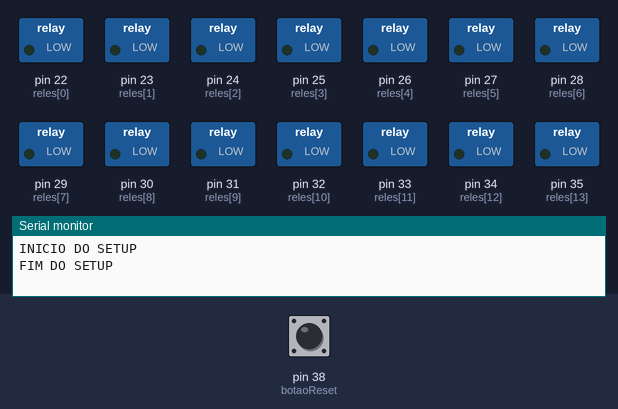
This sketch was run on a simulated Arduino Mega 2560, built with avr-gcc and run on an emulated ATmega2560. On the bench: switched loads named in the sketch (green lamp = pin HIGH), the last lines printed to the serial monitor. Inputs (shaded band) come from the test bench; at power-on: pin 38 (botaoReset) LOW. The local clock reads 2024-03-15 10:24:30 at power-on unless the sketch sets it.

Above: at 1.2 s.
1.3 s: pin 38 (botaoReset) pulled HIGH for 0.15 s
At 2.6 s:
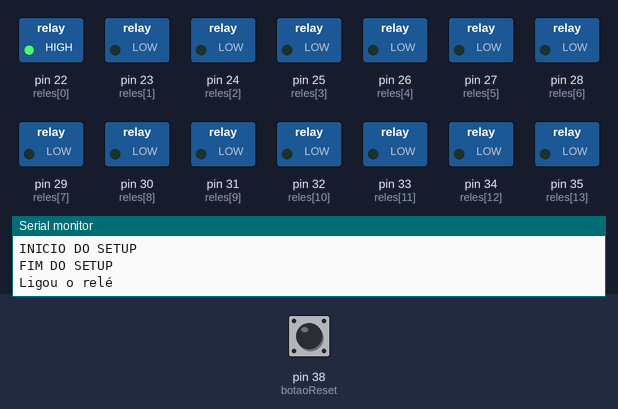
Timing chart, 0 to 5.8 s (numbered marks = the images above; inputs shaded):
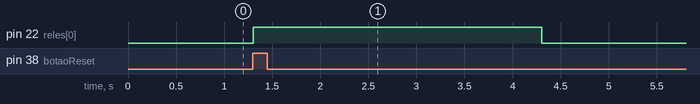

Measured:
- after the input at 1.3 s, pin 22 (reles[0]): LOW → HIGH at once, → LOW 3.0 s later

The sketch:

SmartControl.ino
```cpp
#include "Config.h"
#include "Alimentador.h"
#include "Thread.h"
#include "ThreadController.h"

#define botaoReset 38
int valorBotao = 0;
Config config;
Alimentador alimentador;
uint8_t minuto_ultima_exec;

void setup() {
  pinMode(botaoReset,INPUT);
  config.setup(9600);
}


void loop() {
 alimentador.shouldRunThenRun();
 valorBotao = digitalRead(botaoReset);

 if(valorBotao){
  // simular ciclo alimentador
  DateTime now = rtc.now();
  if(minuto_ultima_exec != now.minute()){
    minuto_ultima_exec = now.minute();
    alimentador.exec(minuto_ultima_exec);
  }
 }
}
```

Alimentador.h
```cpp
#include "Thread.h"
class Scheduler {
  String _time;
public:
  Scheduler(String time) {
    _time = time;
  }

  String getHour() {
    return _time.substring(0, 2);
  }
  String getMinute() {
    return _time.substring(3, 5);
  }
};

Thread ligaAlimentador;
Thread desligaAlimentador;

class Alimentador {
  static const int qtdschedulers = 4;                                                                       // OBRIGATÓRIO INFORMAR A QUANTIDADE DE AGENDAMENTOS+
  char* agendamentosAlimentador[qtdschedulers] = { "7:15", "10:15", "14:15"};  // INFORMAR OS AGENDAMENTOS. EX. (7:0) (12:0) (12:10)
  uint8_t minuto_ultima_exec;
  int timerAlimemtador =3000; // tempo que o alimentador ficará liogado em cada ciclo


public:
  Alimentador() {
    ligaAlimentador.onRun(on);
    desligaAlimentador.setInterval(timerAlimemtador);
    desligaAlimentador.onRun(off);
  }

  Scheduler getScheduler(int index) {
    Scheduler scheduler(agendamentosAlimentador[index]);
    return scheduler;
  }

  int getQtdSchedulers() {
    return qtdschedulers;
  }

  void shouldRunThenRun() {
    DateTime now = rtc.now();
    if (minuto_ultima_exec != now.minute()) {
      for (int i = 0; i < getQtdSchedulers(); i++) {
        String hora = getScheduler(i).getHour();
        String minuto = getScheduler(i).getMinute();
        if (hora == String(now.hour())) {
          if (minuto == String(now.minute())) {
            exec(now.minute());
          }
        }
      }
    }
    if (desligaAlimentador.shouldRun(millis())) {
      desligaAlimentador.run();
    }
  }

  static void on() {
    reles.on(0);
    desligaAlimentador.enabled = true;
    desligaAlimentador.restartTime();
    addLogConsole("Ligou o relé");
  }
  static void off() {
    reles.off(0);
    desligaAlimentador.enabled = false;
    addLogConsole("Desligou o relé");
  }

  void exec(uint8_t lastExecution){
    minuto_ultima_exec = lastExecution;
    ligaAlimentador.run();
  }
};
```

Reles.h
```cpp
class Reles {
  //22 a 37 Sendo 22 relé 1 e 37 relé 16
  int reles[16] = { 22, 23, 24, 25, 26, 27, 28, 29, 30, 31, 32, 33, 34, 35, 36, 37 };
  #define qtdReles (sizeof(reles) / sizeof(char *))  //array size
  public:
    Reles() {}

    void setup() {
      for(int i = 0; i < qtdReles; i = i + 1){
        pinMode(reles[i], OUTPUT);
      }
    };

    void on(int numeroRele){
       digitalWrite(reles[numeroRele], HIGH);
    };

    void off(int numeroRele){
       digitalWrite(reles[numeroRele], LOW);
    };
};
```

Thread.cpp
```cpp
#include "Thread.h"

Thread::Thread(void (*callback)(void), unsigned long _interval){
	enabled = true;
	onRun(callback);
	_cached_next_run = 0;
	last_run = millis();

	ThreadID = (int)this;
	#ifdef USE_THREAD_NAMES
		ThreadName = "Thread ";
		ThreadName = ThreadName + ThreadID;
	#endif

	setInterval(_interval);
};

void Thread::runned(unsigned long time){
	// Saves last_run
	last_run = time;

	// Cache next run
	_cached_next_run = last_run + interval;
}

void Thread::setInterval(unsigned long _interval){
	// Save interval
	interval = _interval;

	// Cache the next run based on the last_run
	_cached_next_run = last_run + interval;
}

bool Thread::shouldRun(unsigned long time){
	// If the "sign" bit is set the signed difference would be negative
	bool time_remaining = (time - _cached_next_run) & 0x80000000;

	// Exceeded the time limit, AND is enabled? Then should run...
	return !time_remaining && enabled;
}

void Thread::onRun(void (*callback)(void)){
	_onRun = callback;
}

void Thread::run(){
	if(_onRun != NULL)
		_onRun();

	// Update last_run and _cached_next_run
	runned();
}

void Thread::restartTime(){
	// Update last_run and _cached_next_run
	runned();
}
```

Thread.h
```cpp
/*
 	Thread.h - An runnable object
	Thread is responsable for holding the "action" for something,
	also, it responds if it "should" or "should not" run, based on
	the current time;
	For instructions, go to https://github.com/ivanseidel/ArduinoThread
	Created by Ivan Seidel Gomes, March, 2013.
	Released into the public domain.
*/

#ifndef Thread_h
#define Thread_h

#if defined(ARDUINO) && ARDUINO >= 100
	#include <Arduino.h>
#else
	#include <WProgram.h>
#endif

#include <inttypes.h>

/*
	Uncomment this line to enable ThreadName Strings.
	It might be usefull if you are loging thread with Serial,
	or displaying a list of threads...
*/
// #define USE_THREAD_NAMES	1

class Thread{
protected:
	// Desired interval between runs
	unsigned long interval;

	// Last runned time in Ms
	unsigned long last_run;

	// Scheduled run in Ms (MUST BE CACHED)
	unsigned long _cached_next_run;

	/*
		IMPORTANT! Run after all calls to run()
		Updates last_run and cache next run.
		NOTE: This MUST be called if extending
		this class and implementing run() method
	*/
	void runned(unsigned long time);

	// Default is to mark it runned "now"
	void runned() { runned(millis()); }

	// Callback for run() if not implemented
	void (*_onRun)(void);

public:

	// If the current Thread is enabled or not
	bool enabled;

	// ID of the Thread (initialized from memory adr.)
	int ThreadID;

	#ifdef USE_THREAD_NAMES
		// Thread Name (used for better UI).
		String ThreadName;
	#endif

	Thread(void (*callback)(void) = NULL, unsigned long _interval = 0);

	// Set the desired interval for calls, and update _cached_next_run
	virtual void setInterval(unsigned long _interval);

	// Return if the Thread should be runned or not
	virtual bool shouldRun(unsigned long time);

	// Default is to check whether it should run "now"
	bool shouldRun() { return shouldRun(millis()); }

	// Callback set
	void onRun(void (*callback)(void));

	// Runs Thread
	virtual void run();

  // Runs Thread
	virtual void restartTime();
};

#endif
```

ThreadController.cpp
```cpp
#include "Thread.h"
#include "ThreadController.h"

ThreadController::ThreadController(unsigned long _interval): Thread(){
	cached_size = 0;

	clear();
	setInterval(_interval);

	#ifdef USE_THREAD_NAMES
		// Overrides name
		ThreadName = "ThreadController ";
		ThreadName = ThreadName + ThreadID;
	#endif
}

/*
	ThreadController run() (cool stuf)
*/
void ThreadController::run(){
	// Run this thread before
	if(_onRun != NULL)
		_onRun();

	unsigned long time = millis();
	int checks = 0;
	for(int i = 0; i < MAX_THREADS && checks < cached_size; i++){
		// Object exists? Is enabled? Timeout exceeded?
		if(thread[i]){
			checks++;
			if(thread[i]->shouldRun(time)){
				thread[i]->run();
			}
		}
	}

	// ThreadController extends Thread, so we should flag as runned thread
	runned();
}


/*
	List controller (boring part)
*/
bool ThreadController::add(Thread* _thread){
	// Check if the Thread already exists on the array
	for(int i = 0; i < MAX_THREADS; i++){
		if(thread[i] != NULL && thread[i]->ThreadID == _thread->ThreadID)
			return true;
	}

	// Find an empty slot
	for(int i = 0; i < MAX_THREADS; i++){
		if(!thread[i]){
			// Found a empty slot, now add Thread
			thread[i] = _thread;
			cached_size++;
			return true;
		}
	}

	// Array is full
	return false;
}

void ThreadController::remove(int id){
	// Find Threads with the id, and removes
	for(int i = 0; i < MAX_THREADS; i++){
		if(thread[i]->ThreadID == id){
			thread[i] = NULL;
			cached_size--;
			return;
		}
	}
}

void ThreadController::remove(Thread* _thread){
	remove(_thread->ThreadID);
}

void ThreadController::clear(){
	for(int i = 0; i < MAX_THREADS; i++){
		thread[i] = NULL;
	}
	cached_size = 0;
}

int ThreadController::size(bool cached){
	if(cached)
		return cached_size;

	int size = 0;
	for(int i = 0; i < MAX_THREADS; i++){
		if(thread[i])
			size++;
	}
	cached_size = size;

	return cached_size;
}

Thread* ThreadController::get(int index){
	int pos = -1;
	for(int i = 0; i < MAX_THREADS; i++){
		if(thread[i] != NULL){
			pos++;

			if(pos == index)
				return thread[i];
		}
	}

	return NULL;
}
```

ThreadController.h
```cpp
/*
 	ThreadController.h - Controlls a list of Threads with different timings

	Basicaly, what it does is to keep track of current Threads and run when
	necessary.

	ThreadController is an extended class of Thread, because of that,
	it allows you to add a ThreadController inside another ThreadController...

	For instructions, go to https://github.com/ivanseidel/ArduinoThread

	Created by Ivan Seidel Gomes, March, 2013.
	Released into the public domain.
*/

#ifndef ThreadController_h
#define ThreadController_h

#include "Thread.h"
#include "inttypes.h"

#define MAX_THREADS		15

class ThreadController: public Thread{
protected:
	Thread* thread[MAX_THREADS];
	int cached_size;
public:
	ThreadController(unsigned long _interval = 0);

	// run() Method is overrided
	void run();

	// Adds a thread in the first available slot (remove first)
	// Returns if the Thread could be added or not
	bool add(Thread* _thread);

	// remove the thread (given the Thread* or ThreadID)
	void remove(int _id);
	void remove(Thread* _thread);

	// Removes all threads
	void clear();

	// Return the quantity of Threads
	int size(bool cached = true);

	// Return the I Thread on the array
	// Returns NULL if none found
	Thread* get(int index);
};

#endif
```

Config.h
```cpp
// Date and time functions using a DS1307 RTC connected via I2C and Wire lib
#include <Wire.h>
#include "RTClib.h"
#include "Reles.h"
Reles reles;
RTC_DS1307 rtc;

class Config {
  char daysOfTheWeek[7][12] = { "Domingo", "Segunda", "Terça", "Quarta", "Quinta", "Sexta", "Sabado" };
  // char* agendamentosAlimentador[6] = { "12:14", "12:25", "12:16", "17:00", "22:53", "22:54" };
public:
  Config() {}

  // char getSchedullesOfAlimentador(){
  //   return agendamentosAlimentador;
  // }
  void setup(int configSerial) {
    Serial.begin(configSerial);
    Serial.println("INICIO DO SETUP");
    if (!rtc.begin()) {
      Serial.println("Couldn't find RTC");
      while (1);
    }
    if (!rtc.isrunning()) {
      Serial.println("RTC is NOT running!");
      //     // following line sets the RTC to the date & time this sketch was compiled
      //     //rtc.adjust(DateTime(F(__DATE__), F(__TIME__)));
      //     // This line sets the RTC with an explicit date & time, for example to set
      //     // January 21, 2014 at 3am you would call:
      //    //rtc.adjust(DateTime(2023, 2, 1, 21, 50, 0));
         }
      //rtc.adjust(DateTime(F(__DATE__), F(__TIME__)));
      reles.setup();
     Serial.println("FIM DO SETUP");
  };
};

void addLogConsole(String message){
   Serial.println(message);
}
```
